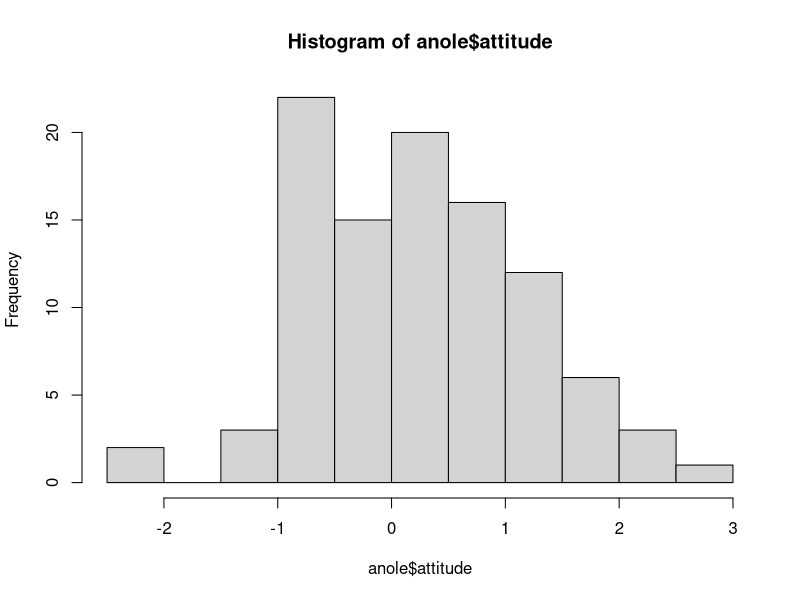
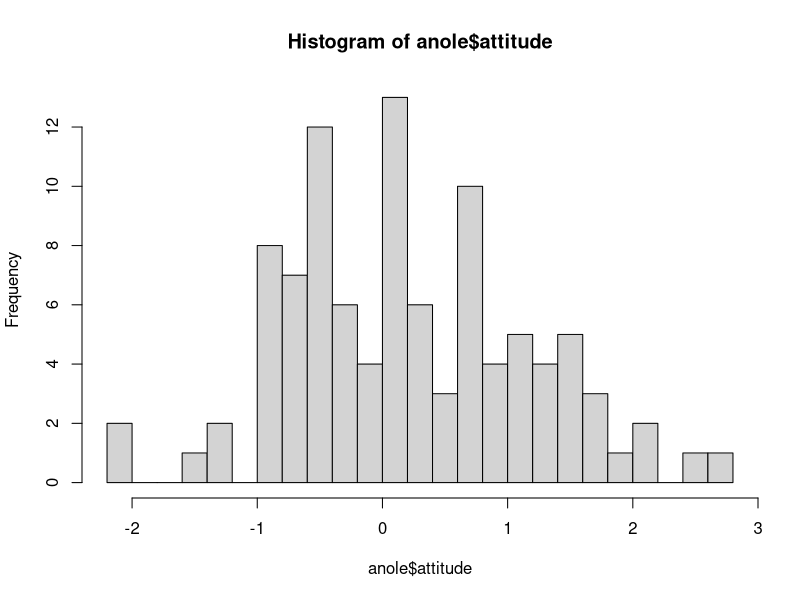
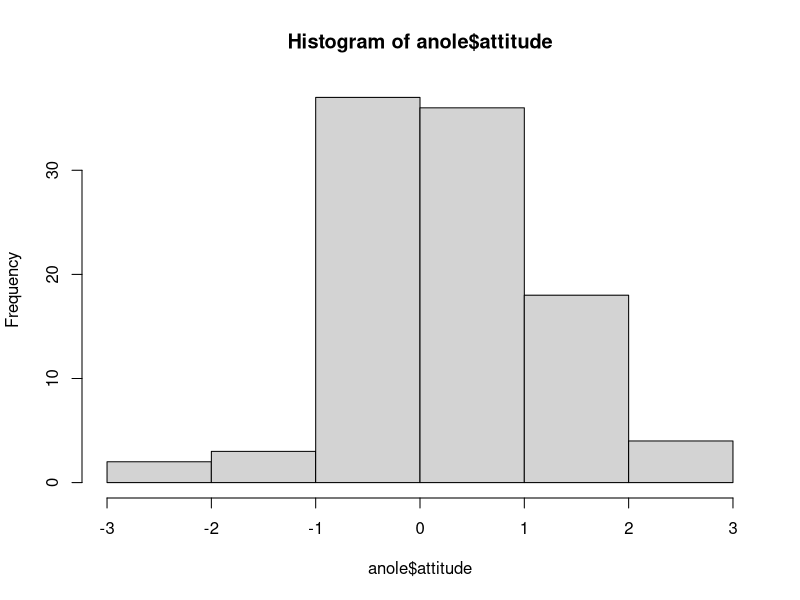
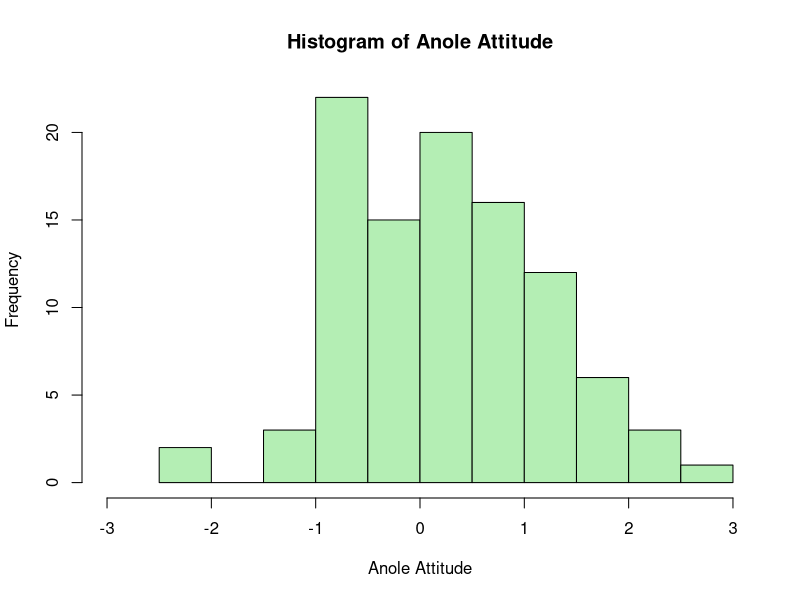
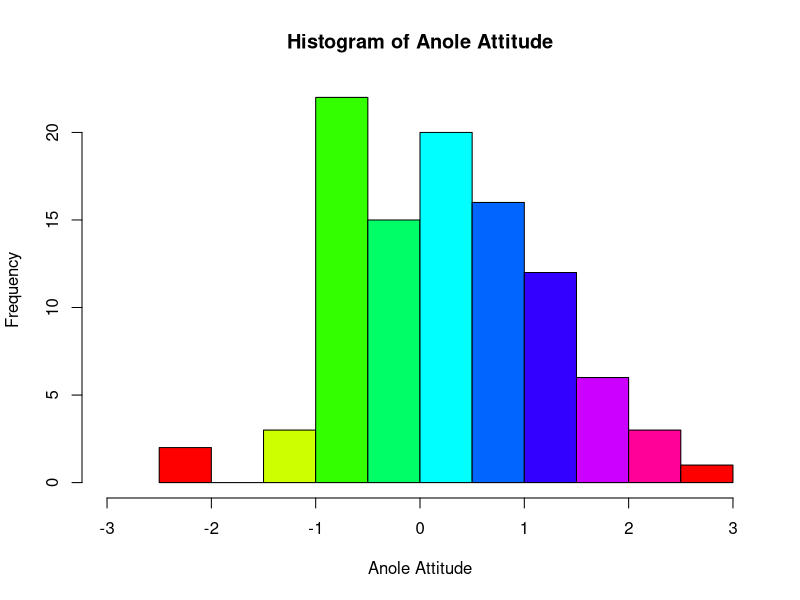
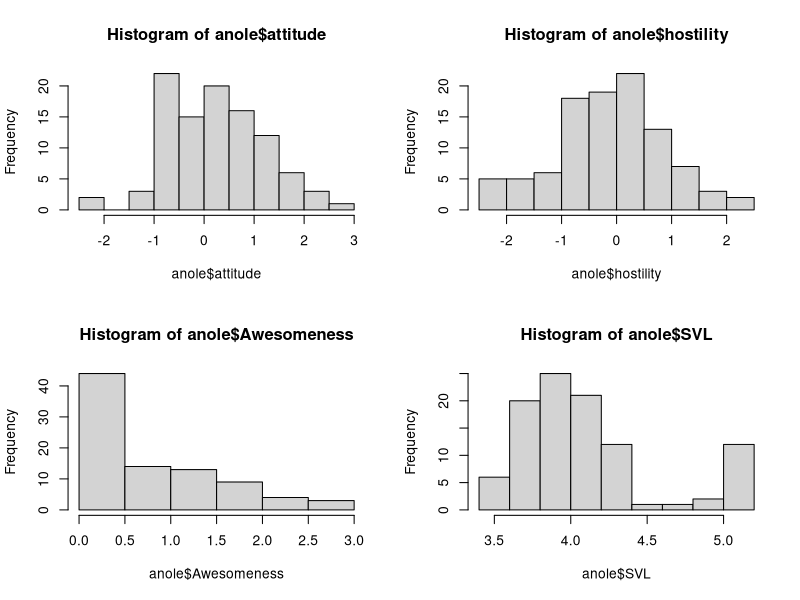
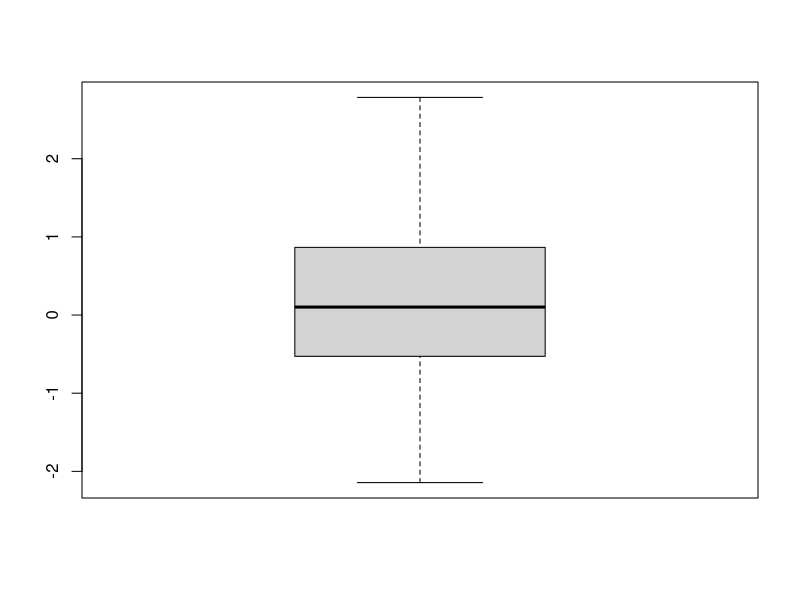
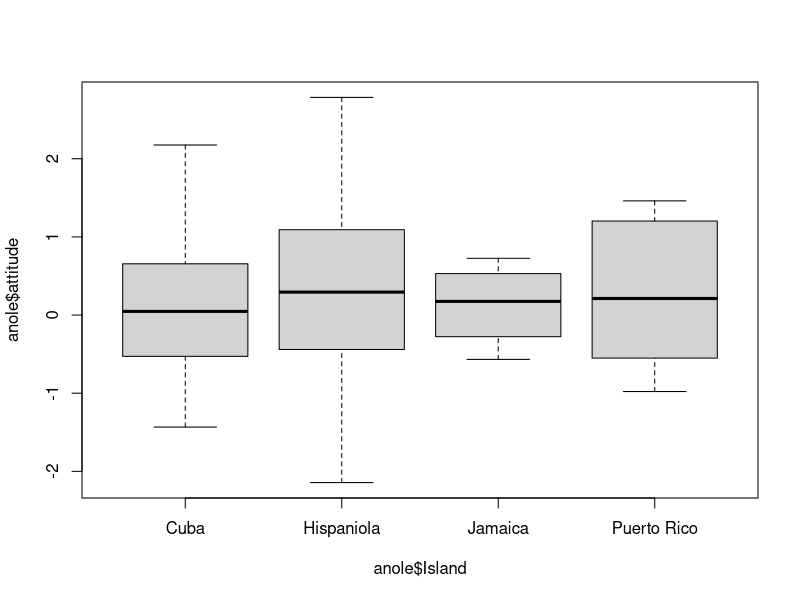

Generate these figures, in order, with R: (Note: this script raises an error after producing the figures.)
##Plotting##
#By Moira Concannon#

#remove any unnecessary items from workspace
rm(list=ls())

#set working directory

#read in data
anole <- read.csv("anolisData.csv",header=T,na.strings="?")

#check data
head(anole)
tail(anole)
str(anole)
summary(anole)

#make a histogram
anoleHist <- hist(anole$attitude)
anoleHist

#break the data into more bins
anoleHist20 <- hist(anole$attitude,breaks=20)
anoleHist20

#break the data into less bins
anoleHist5 <- hist(anole$attitude, breaks=5)
anoleHist5

#change the axis names, title, and color
hist(anole$attitude,main= "Histogram of Anole Attitude", xlab= "Anole Attitude", col="darkseagreen2",xlim=c(-3,3))

#or if you'd rather keep it funky
hist(anole$attitude,main= "Histogram of Anole Attitude", xlab= "Anole Attitude", col=rainbow(10),xlim=c(-3,3))

#look at histograms for multiple variables simultaneously
par(mfrow=c(2,2))
hist(anole$attitude)
hist(anole$hostility)
hist(anole$Awesomeness)
hist(anole$SVL)

#reset the plotting window
par(mfrow=c(1,1))

#make a boxplot
boxplot(anole$attitude)
boxplot(anole$attitude ~ anole$Island)

#add axis names, a title, and color
boxplot(anole$attitude ~ anole$Island,xlab="Island",ylab="Attitude",main="Anole Attitude by Island",col=c("red","blue","purple","green"))

#make a barplot
bars <- table(anole$ecomorph)
bars
barplot(bars)

#add axis names, titlem and color
barplot(bars, main="Number of Individuals per Ecomorph", ylab="Number of Individuals",xlab="Ecomorph",col=rainbow(7))

#make a scatterplot
plot(anole$attitude, anole$hostility)

#change axis names and title
plot(anole$attitude,anole$hostility,xlab= "Attitude",ylab="Hostility",main="Relationship between Attitude and Hostility",xlim=c(-3,3),ylim=c(-3,3))

#color points by Island
unique(anole$Island)
color=c("goldenrod1","cornflowerblue","darkorchid1","firebrick1")

#let's check what unclass is actually doing
color[unclass(anole$Island)]
head(anole$Island)
anole$Island

#make the plot
plot(anole$attitude,anole$hostility,col=color[unclass(anole$Island)],
     pch=19,xlab= "Attitude",ylab="Hostility",main="Relationship 
     between Attitude and Hostility",xlim=c(-3,3),ylim=c(-3,3))
legend(legend=levels(anole$Island),col=color,pch=19,"topright",title="Island",text.width=0.5,y.intersp=0.5)

#Exercises
# 1. make a histogram of PCI_limbs. Add a title, axes labels, 
#and color

# 2. plot boxplots of all three PC variables in the same window 

# 3. make a scatterplot of attitude and hostility, colored 
#by ecomorph



#Answers
hist(anole$PCI_limbs)

par(mfrow=c(1,3))
boxplot(anole$PCI_limbs,main="PCI")
boxplot(anole$PCII_head,main="PCII")
boxplot(anole$PCIII_padwidth_vs_tail,main="PCIII")

par(mfrow=c(1,1))
unique(anole$ecomorph)
color=c("red","black","blue","green","gold","purple","orange")
plot(anole$attitude ~ anole$hostility,col=color[unclass(anole$ecomorph)],pch=19,xlab= "Attitude",ylab="Hostility",main="Relationship between Attitude and Hostility",xlim=c(-3,3),ylim=c(-3,3))
legend(legend=levels(anole$ecomorph),col=color,pch=19,"topright",title="Ecomorph",text.width=0.5,y.intersp=0.5)
